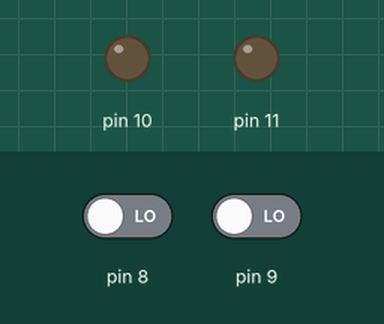
This program was run on a simulated Arduino Uno, built with avr-gcc and run on an emulated ATmega328P. Shown: output pins drawn as LEDs (lit = HIGH). The inputs (shaded band) are chosen by the test bench; at power-on: pin 8 LOW, pin 9 LOW.

Above: at 1.2 s.
1.3 s: pin 8 driven HIGH
At 2.5 s:
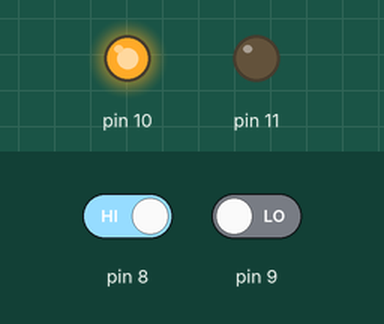
2.8 s: pin 8 driven LOW
At 3.8 s:
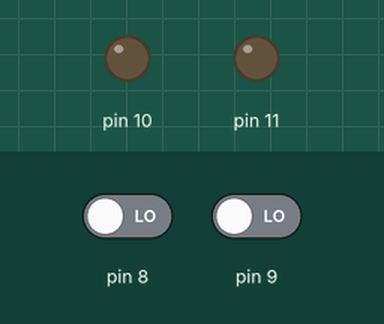
4.3 s: pin 9 driven HIGH
At 5.0 s:
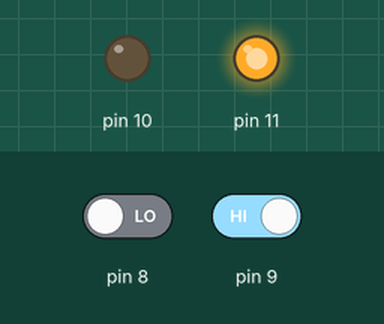
5.8 s: pin 9 driven LOW
At 6.1 s:
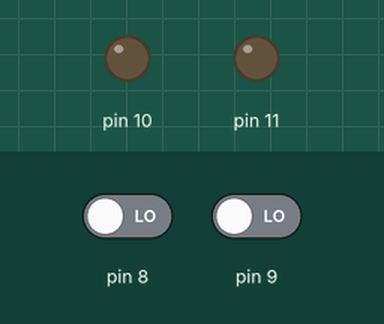
Timing chart, 0 to 8.3 s (numbered marks = the images above; inputs shaded):
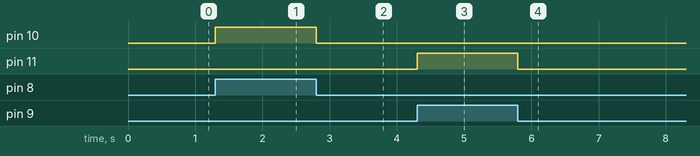

Measured:
- after the input at 1.3 s, pin 10: LOW → HIGH at once
- after the input at 2.8 s, pin 10: HIGH → LOW at once
- after the input at 4.3 s, pin 11: LOW → HIGH at once
- after the input at 5.8 s, pin 11: HIGH → LOW at once

The program:

main.cpp
```cpp
extern "C"{
  #include <DLCI.h>
  #include <DirectionalLightingFunc.h>
}

#include <Arduino.h>

// put function declarations here:
int myFunction(int, int);

void setup() {

  pinMode(8,INPUT);
  pinMode(9,INPUT);

  pinMode(10,OUTPUT);
  pinMode(11,OUTPUT);
  // put your setup code here, to run once:
  int result = myFunction(2, 3);
}

void loop() {

  DLCI_U.rightSW_B=digitalRead(8);
  DLCI_U.leftSW_B = digitalRead(9);
  // put your main code here, to run repeatedly:
  DLCI_DirectionalLightingFunc(DLCI_U.rightSW_B, DLCI_U.leftSW_B,
    &DLCI_Y.rightLight_B, &DLCI_Y.leftLight_B);

    digitalWrite(10,DLCI_Y.rightLight_B);
    digitalWrite(11,DLCI_Y.leftLight_B);
}

// put function definitions here:
int myFunction(int x, int y) {
  return x + y;
}
```

DLCI.c
```cpp
// (licence header left out)
#include "DLCI.h"
#include "DirectionalLightingFunc.h"

/* External inputs (root inport signals with default storage) */
ExtU_DLCI_T DLCI_U;

/* External outputs (root outports fed by signals with default storage) */
ExtY_DLCI_T DLCI_Y;

/* Real-time model */
static RT_MODEL_DLCI_T DLCI_M_;
RT_MODEL_DLCI_T *const DLCI_M = &DLCI_M_;

/* Model step function */
void DLCI_step(void)
{
  /* Outputs for Atomic SubSystem: '<Root>/DirectionalLightingFunc' */

  /* Outport: '<Root>/leftLight_B' incorporates:
   *  Inport: '<Root>/leftSW_B'
   *  Inport: '<Root>/rightSW_B'
   *  Outport: '<Root>/rightLight_B'
   */
  DLCI_DirectionalLightingFunc(DLCI_U.rightSW_B, DLCI_U.leftSW_B,
    &DLCI_Y.rightLight_B, &DLCI_Y.leftLight_B);

  /* End of Outputs for SubSystem: '<Root>/DirectionalLightingFunc' */
}

/* Model initialize function */
void DLCI_initialize(void)
{
  /* (no initialization code required) */
}

/* Model terminate function */
void DLCI_terminate(void)
{
  /* (no terminate code required) */
}

/*
 * File trailer for generated code.
 *
 * [EOF]
 */
```

DLCI.h
```cpp
// (licence header left out)
#ifndef DLCI_h_
#define DLCI_h_
#ifndef DLCI_COMMON_INCLUDES_
#define DLCI_COMMON_INCLUDES_
#include "rtwtypes.h"
#include "math.h"
#endif                                 /* DLCI_COMMON_INCLUDES_ */

#include "DLCI_types.h"

/* Macros for accessing real-time model data structure */
#ifndef rtmGetErrorStatus
#define rtmGetErrorStatus(rtm)         ((rtm)->errorStatus)
#endif

#ifndef rtmSetErrorStatus
#define rtmSetErrorStatus(rtm, val)    ((rtm)->errorStatus = (val))
#endif

/* External inputs (root inport signals with default storage) */
typedef struct {
  boolean_T rightSW_B;                 /* '<Root>/rightSW_B' */
  boolean_T leftSW_B;                  /* '<Root>/leftSW_B' */
} ExtU_DLCI_T;

/* External outputs (root outports fed by signals with default storage) */
typedef struct {
  boolean_T rightLight_B;              /* '<Root>/rightLight_B' */
  boolean_T leftLight_B;               /* '<Root>/leftLight_B' */
} ExtY_DLCI_T;

/* Real-time Model Data Structure */
struct tag_RTM_DLCI_T {
  const char_T * volatile errorStatus;
};

/* External inputs (root inport signals with default storage) */
extern ExtU_DLCI_T DLCI_U;

/* External outputs (root outports fed by signals with default storage) */
extern ExtY_DLCI_T DLCI_Y;

/* Model entry point functions */
extern void DLCI_initialize(void);
extern void DLCI_step(void);
extern void DLCI_terminate(void);

/* Real-time Model object */
extern RT_MODEL_DLCI_T *const DLCI_M;

/*-
 * The generated code includes comments that allow you to trace directly
 * back to the appropriate location in the model.  The basic format
 * is <system>/block_name, where system is the system number (uniquely
 * assigned by Simulink) and block_name is the name of the block.
 *
 * Use the MATLAB hilite_system command to trace the generated code back
 * to the model.  For example,
 *
 * hilite_system('<S3>')    - opens system 3
 * hilite_system('<S3>/Kp') - opens and selects block Kp which resides in S3
 *
 * Here is the system hierarchy for this model
 *
 * '<Root>' : 'DLCI'
 * '<S1>'   : 'DLCI/DirectionalLightingFunc'
 * '<S2>'   : 'DLCI/DirectionalLightingFunc/If Action Subsystem'
 * '<S3>'   : 'DLCI/DirectionalLightingFunc/If Action Subsystem1'
 * '<S4>'   : 'DLCI/DirectionalLightingFunc/If Action Subsystem2'
 */
#endif                                 /* DLCI_h_ */

/*
 * File trailer for generated code.
 *
 * [EOF]
 */
```

DLCI_types.h
```cpp
// (licence header left out)
#ifndef DLCI_types_h_
#define DLCI_types_h_

/* Forward declaration for rtModel */
typedef struct tag_RTM_DLCI_T RT_MODEL_DLCI_T;

#endif                                 /* DLCI_types_h_ */

/*
 * File trailer for generated code.
 *
 * [EOF]
 */
```

DirectionalLightingFunc.c
```cpp
// (licence header left out)
#include "rtwtypes.h"
#include "DirectionalLightingFunc.h"

/* Output and update for atomic system: '<Root>/DirectionalLightingFunc' */
void DLCI_DirectionalLightingFunc(boolean_T rtu_rightSW_B, boolean_T
  rtu_leftSW_B, boolean_T *rty_rightLight_B, boolean_T *rty_leftLight_B)
{
  /* If: '<S1>/If' */
  if (rtu_rightSW_B && (!rtu_leftSW_B)) {
    /* Outputs for IfAction SubSystem: '<S1>/If Action Subsystem' incorporates:
     *  ActionPort: '<S2>/Action Port'
     */
    /* SignalConversion generated from: '<S2>/Out1' incorporates:
     *  Constant: '<S2>/Constant'
     */
    *rty_rightLight_B = true;

    /* SignalConversion generated from: '<S2>/Out2' incorporates:
     *  Constant: '<S2>/Constant1'
     */
    *rty_leftLight_B = false;

    /* End of Outputs for SubSystem: '<S1>/If Action Subsystem' */
  } else if (rtu_leftSW_B && (!rtu_rightSW_B)) {
    /* Outputs for IfAction SubSystem: '<S1>/If Action Subsystem1' incorporates:
     *  ActionPort: '<S3>/Action Port'
     */
    /* SignalConversion generated from: '<S3>/Out1' incorporates:
     *  Constant: '<S3>/Constant'
     */
    *rty_rightLight_B = false;

    /* SignalConversion generated from: '<S3>/Out2' incorporates:
     *  Constant: '<S3>/Constant1'
     */
    *rty_leftLight_B = true;

    /* End of Outputs for SubSystem: '<S1>/If Action Subsystem1' */
  } else {
    /* Outputs for IfAction SubSystem: '<S1>/If Action Subsystem2' incorporates:
     *  ActionPort: '<S4>/Action Port'
     */
    /* SignalConversion generated from: '<S4>/Out1' incorporates:
     *  Constant: '<S4>/Constant'
     */
    *rty_rightLight_B = false;

    /* SignalConversion generated from: '<S4>/Out2' incorporates:
     *  Constant: '<S4>/Constant1'
     */
    *rty_leftLight_B = false;

    /* End of Outputs for SubSystem: '<S1>/If Action Subsystem2' */
  }

  /* End of If: '<S1>/If' */
}

/*
 * File trailer for generated code.
 *
 * [EOF]
 */
```

DirectionalLightingFunc.h
```cpp
// (licence header left out)
#ifndef DirectionalLightingFunc_h_
#define DirectionalLightingFunc_h_
#ifndef DLCI_COMMON_INCLUDES_
#define DLCI_COMMON_INCLUDES_
#include "rtwtypes.h"
#include "math.h"
#endif                                 /* DLCI_COMMON_INCLUDES_ */

extern void DLCI_DirectionalLightingFunc(boolean_T rtu_rightSW_B, boolean_T
  rtu_leftSW_B, boolean_T *rty_rightLight_B, boolean_T *rty_leftLight_B);

#endif                                 /* DirectionalLightingFunc_h_ */

/*
 * File trailer for generated code.
 *
 * [EOF]
 */
```

rtwtypes.h
```cpp
// (licence header left out)
#ifndef RTWTYPES_H
#define RTWTYPES_H

/* Logical type definitions */
#if (!defined(__cplusplus))
#ifndef false
#define false                          (0U)
#endif

#ifndef true
#define true                           (1U)
#endif
#endif

/*=======================================================================*
 * Target hardware information
 *   Device type: Intel->x86-64 (Windows64)
 *   Number of bits:     char:   8    short:   16    int:  32
 *                       long:  32
 *                       native word size:  64
 *   Byte ordering: LittleEndian
 *   Signed integer division rounds to: Zero
 *   Shift right on a signed integer as arithmetic shift: on
 *=======================================================================*/

/*=======================================================================*
 * Fixed width word size data types:                                     *
 *   int8_T, int16_T, int32_T     - signed 8, 16, or 32 bit integers     *
 *   uint8_T, uint16_T, uint32_T  - unsigned 8, 16, or 32 bit integers   *
 *   real32_T, real64_T           - 32 and 64 bit floating point numbers *
 *=======================================================================*/
typedef signed char int8_T;
typedef unsigned char uint8_T;
typedef short int16_T;
typedef unsigned short uint16_T;
typedef int int32_T;
typedef unsigned int uint32_T;
typedef float real32_T;
typedef double real64_T;

/*===========================================================================*
 * Generic type definitions: boolean_T, char_T, byte_T, int_T, uint_T,       *
 *                           real_T, time_T, ulong_T.                        *
 *===========================================================================*/
typedef double real_T;
typedef double time_T;
typedef unsigned char boolean_T;
typedef int int_T;
typedef unsigned int uint_T;
typedef unsigned long ulong_T;
typedef char char_T;
typedef unsigned char uchar_T;
typedef char_T byte_T;

/*===========================================================================*
 * Complex number type definitions                                           *
 *===========================================================================*/
#define CREAL_T

typedef struct {
  real32_T re;
  real32_T im;
} creal32_T;

typedef struct {
  real64_T re;
  real64_T im;
} creal64_T;

typedef struct {
  real_T re;
  real_T im;
} creal_T;

#define CINT8_T

typedef struct {
  int8_T re;
  int8_T im;
} cint8_T;

#define CUINT8_T

typedef struct {
  uint8_T re;
  uint8_T im;
} cuint8_T;

#define CINT16_T

typedef struct {
  int16_T re;
  int16_T im;
} cint16_T;

#define CUINT16_T

typedef struct {
  uint16_T re;
  uint16_T im;
} cuint16_T;

#define CINT32_T

typedef struct {
  int32_T re;
  int32_T im;
} cint32_T;

#define CUINT32_T

typedef struct {
  uint32_T re;
  uint32_T im;
} cuint32_T;

/*=======================================================================*
 * Min and Max:                                                          *
 *   int8_T, int16_T, int32_T     - signed 8, 16, or 32 bit integers     *
 *   uint8_T, uint16_T, uint32_T  - unsigned 8, 16, or 32 bit integers   *
 *=======================================================================*/
#define MAX_int8_T                     ((int8_T)(127))
#define MIN_int8_T                     ((int8_T)(-128))
#define MAX_uint8_T                    ((uint8_T)(255U))
#define MAX_int16_T                    ((int16_T)(32767))
#define MIN_int16_T                    ((int16_T)(-32768))
#define MAX_uint16_T                   ((uint16_T)(65535U))
#define MAX_int32_T                    ((int32_T)(2147483647))
#define MIN_int32_T                    ((int32_T)(-2147483647-1))
#define MAX_uint32_T                   ((uint32_T)(0xFFFFFFFFU))

/* Block D-Work pointer type */
typedef void * pointer_T;

#endif                                 /* RTWTYPES_H */

/*
 * File trailer for generated code.
 *
 * [EOF]
 */
```
